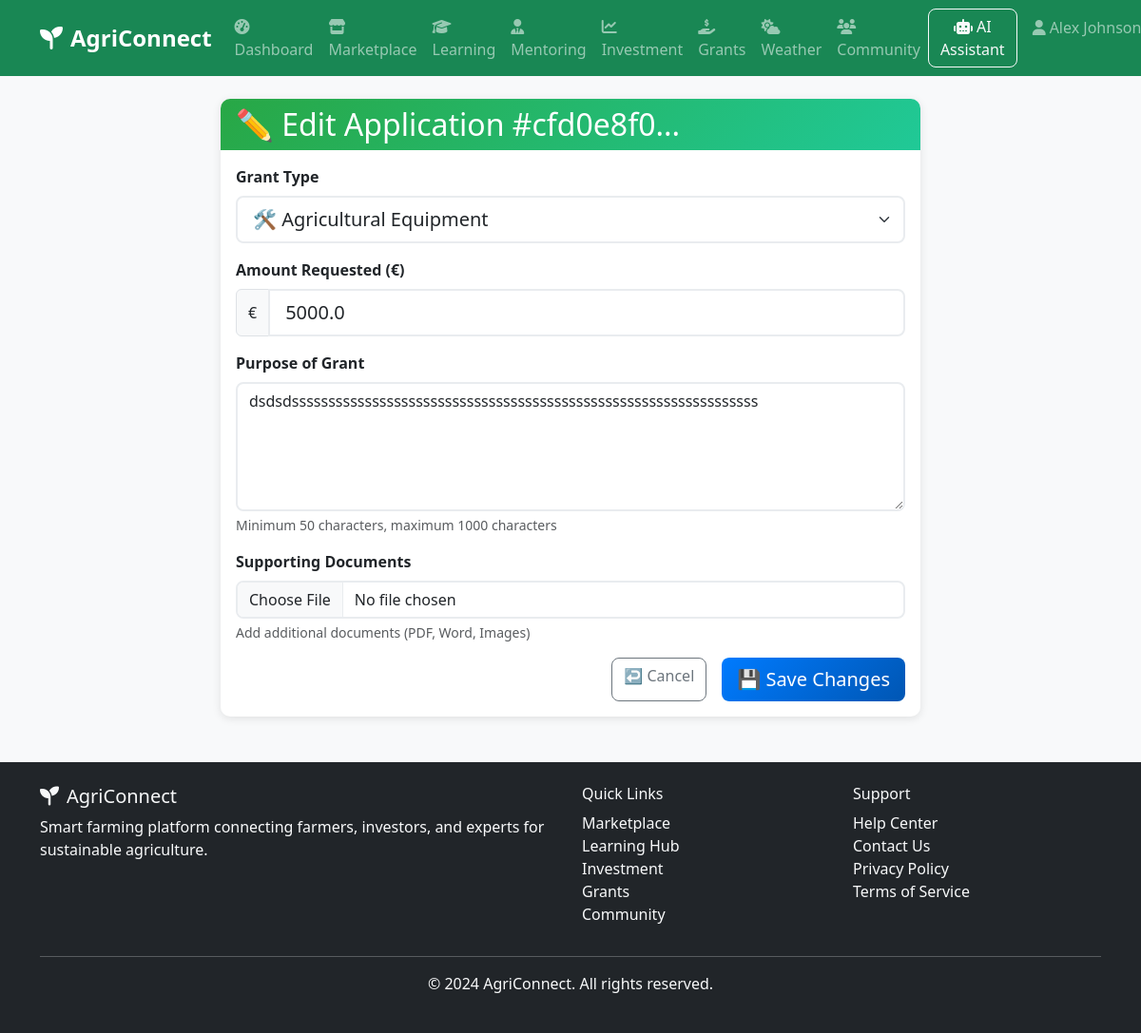
The page /grants/cfd0e8f0-8fd8-45e8-acb7-3730a7848232/edit (signed in) on the database its author committed.
### app/models/user.py (models this page shows, shortened)
class User(UserMixin, db.Model):
    __tablename__ = 'users'
    id = db.Column(db.Integer, primary_key=True)
    username = db.Column(db.String(80), unique=True, nullable=False)
    email = db.Column(db.String(120), unique=True, nullable=False)
    password_hash = db.Column(db.String(255), nullable=False)
    first_name = db.Column(db.String(50), nullable=False)
    last_name = db.Column(db.String(50), nullable=False)
    phone = db.Column(db.String(20))
    location = db.Column(db.String(100))
    user_type = db.Column(db.Enum('farmer', 'investor', 'expert', 'admin'), nullable=False, default='farmer')
    profile_image = db.Column(db.String(255))
    bio = db.Column(db.Text)
    farm_name = db.Column(db.String(100))
    farm_location = db.Column(db.String(200))
    farm_size = db.Column(db.Float)  # in acres
    farm_type = db.Column(db.String(50))  # organic, conventional, etc.
    years_experience = db.Column(db.Integer)
    farm_description = db.Column(db.Text)
    certifications = db.Column(db.Text)  # JSON string of certifications
    is_active = db.Column(db.Boolean, default=True)
    is_verified = db.Column(db.Boolean, default=False)
    created_at = db.Column(db.DateTime, default=datetime.utcnow)
    updated_at = db.Column(db.DateTime, default=datetime.utcnow, onupdate=datetime.utcnow)
    products = db.relationship('Product', backref='seller', lazy='dynamic')
    courses_enrolled = db.relationship('CourseEnrollment', backref='user', lazy='dynamic')
    courses_created = db.relationship('Course', backref='instructor', lazy='dynamic')
    land_listings = db.relationship('Land', backref='owner', lazy='dynamic')
    investments = db.relationship('Investment', backref='investor', lazy='dynamic')
    forum_posts = db.relationship('ForumPost', backref='author', lazy='dynamic')
    forum_comments = db.relationship('ForumComment', backref='author', lazy='dynamic')
    mentoring_sessions_as_mentor = db.relationship('MentoringSession', foreign_keys='MentoringSession.mentor_id', backref='mentor', lazy='dynamic')
    mentoring_sessions_as_mentee = db.relationship('MentoringSession', foreign_keys='MentoringSession.mentee_id', backref='mentee', lazy='dynamic')
    mentoring_requests = db.relationship('MentoringRequest', backref='mentee', lazy='dynamic')
    chat_sessions = db.relationship('ChatSession', backref='user', lazy='dynamic')
    def get_full_name(self):
        return f"{self.first_name} {self.last_name}"

### app/models/grant.py (models this page shows, shortened)
class GrantApplication(db.Model):
    __tablename__ = 'grant_applications'
    id = db.Column(db.Integer, primary_key=True)
    application_id = db.Column(db.String(36), unique=True, default=lambda: str(uuid.uuid4()))
    user_id = db.Column(db.Integer, db.ForeignKey('users.id'), nullable=False)
    grant_type = db.Column(db.String(50), nullable=False)  # equipment, seeds, infrastructure
    amount_requested = db.Column(db.Float, nullable=False)
    purpose = db.Column(db.Text, nullable=False)
    status = db.Column(db.String(20), default='Submitted')  # Submitted, Under Review, Approved, Rejected
    submission_date = db.Column(db.DateTime, default=datetime.utcnow)
    last_updated = db.Column(db.DateTime, default=datetime.utcnow, onupdate=datetime.utcnow)
    applicant = db.relationship('User', backref='grant_applications')

### app/routes/grant_routes.py (the view, shortened to what this page needs)
@grant_bp.route('/grants/<application_id>/edit', methods=['GET', 'POST'])
@login_required
def edit_application(application_id):
    application = GrantApplication.query.filter_by(
        application_id=application_id,
        user_id=current_user.id
    ).first_or_404()
    if application.status != 'Submitted':
        flash('❌ This application can no longer be modified', 'error')
        return redirect(url_for('grant.grants_dashboard'))
    from app.forms.grant_forms import GrantApplicationForm
    form = GrantApplicationForm(obj=application)
    return render_template('grants/edit_application.html', form=form, application=application)

### app/templates/grants/edit_application.html (shortened to what this page needs)
{% extends "base.html" %}
{% block content %}
<div class="container mt-4">
    <div class="row justify-content-center">
        <div class="col-md-8">
            <div class="card">
                <div class="card-header bg-primary text-white">
                    <h2 class="mb-0">✏️ Edit Application #{{ application.application_id[:8] }}...</h2>
                </div>
                <div class="card-body">
                    <form method="POST">
                        <div class="mb-3">
                            {{ form.grant_type.label(class="form-label fw-bold") }}
                            {{ form.grant_type(class="form-select form-select-lg") }}
                        </div>
                        <div class="mb-3">
                            {{ form.amount_requested.label(class="form-label fw-bold") }}
                            <div class="input-group">
                                <span class="input-group-text">€</span>
                                {{ form.amount_requested(class="form-control form-control-lg") }}
                            </div>
                        </div>
                        <div class="mb-3">
                            {{ form.purpose.label(class="form-label fw-bold") }}
                            {{ form.purpose(class="form-control", rows="5") }}
                            <div class="form-text">Minimum 50 characters, maximum 1000 characters</div>
                        </div>
                        <div class="mb-3">
                            {{ form.documents.label(class="form-label fw-bold") }}
                            {{ form.documents(class="form-control") }}
                            <div class="form-text">Add additional documents (PDF, Word, Images)</div>
                        </div>
                        <div class="d-grid gap-2 d-md-flex justify-content-md-end">
                            <a href="{{ url_for('grant.grants_dashboard') }}" class="btn btn-outline-secondary me-md-2">
                                ↩️ Cancel
                            </a>
                            <button type="submit" class="btn btn-primary btn-lg">
                                💾 Save Changes
                            </button>
                        </div>
                    </form>
                </div>
            </div>
        </div>
    </div>
</div>
{% endblock %}

### app/templates/base.html (shortened to what this page needs)
<!DOCTYPE html>
<html lang="en">
<head>
    <link href="https://cdn.jsdelivr.net/npm/bootstrap@5.3.0/dist/css/bootstrap.min.css" rel="stylesheet">
    <link href="https://cdnjs.cloudflare.com/ajax/libs/font-awesome/6.4.0/css/all.min.css" rel="stylesheet">
    <link href="{{ url_for('static', filename='css/style.css') }}" rel="stylesheet">
</head>
<body>
    <nav class="navbar navbar-expand-lg navbar-dark bg-success">
        <div class="container">
            <a class="navbar-brand" href="{{ url_for('dashboard.index') }}">
                <i class="fas fa-seedling me-2"></i>AgriConnect
            </a>
            <div class="collapse navbar-collapse" id="navbarNav">
                <ul class="navbar-nav me-auto">
                    <li class="nav-item">
                        <a class="nav-link" href="{{ url_for('dashboard.index') }}">
                            <i class="fas fa-tachometer-alt me-1"></i>Dashboard
                        </a>
                    </li>
                    <li class="nav-item">
                        <a class="nav-link" href="{{ url_for('marketplace.index') }}">
                            <i class="fas fa-store me-1"></i>Marketplace
                        </a>
                    </li>
                    <li class="nav-item">
                        <a class="nav-link" href="{{ url_for('learning.index') }}">
                            <i class="fas fa-graduation-cap me-1"></i>Learning
                        </a>
                    </li>
                    <li class="nav-item">
                        <a class="nav-link" href="{{ url_for('mentoring.index') }}">
                            <i class="fas fa-user-tie me-1"></i>Mentoring
                        </a>
                    </li>
                    <li class="nav-item">
                        <a class="nav-link" href="{{ url_for('investment.index') }}">
                            <i class="fas fa-chart-line me-1"></i>Investment
                        </a>
                    </li>
                    <li class="nav-item">
                        <a class="nav-link" href="{{ url_for('grant.grants_dashboard') }}">
                            <i class="fas fa-hand-holding-usd me-1"></i>Grants
                        </a>
                    </li>
                    <li class="nav-item">
                        <a class="nav-link" href="{{ url_for('weather.index') }}">
                            <i class="fas fa-cloud-sun me-1"></i>Weather
                        </a>
                    </li>
                    <li class="nav-item">
                        <a class="nav-link" href="{{ url_for('community.index') }}">
                            <i class="fas fa-users me-1"></i>Community
                        </a>
                    </li>
                </ul>
                <ul class="navbar-nav">
                    {% if current_user.is_authenticated %}
                    <li class="nav-item">
                        <button class="btn btn-outline-light me-2" data-bs-toggle="modal"
                            data-bs-target="#chatbotModal">
                            <i class="fas fa-robot me-1"></i>AI Assistant
                        </button>
                    </li>
                    <li class="nav-item dropdown">
                        <a class="nav-link dropdown-toggle" href="#" id="navbarDropdown" role="button"
                            data-bs-toggle="dropdown">
                            <i class="fas fa-user me-1"></i>{{ current_user.get_full_name() }}
                        </a>
                    </li>
                    {% endif %}
                </ul>
            </div>
        </div>
    </nav>
    <main class="container-fluid">
        {% block content %}{% endblock %}
    </main>
    <footer class="bg-dark text-light py-4 mt-5">
        <div class="container">
            <div class="row">
                <div class="col-md-6">
                    <h5><i class="fas fa-seedling me-2"></i>AgriConnect</h5>
                    <p>Smart farming platform connecting farmers, investors, and experts for sustainable agriculture.
                    </p>
                </div>
                <div class="col-md-3">
                    <h6>Quick Links</h6>
                    <ul class="list-unstyled">
                        <li><a href="{{ url_for('marketplace.index') }}" class="text-light">Marketplace</a></li>
                        <li><a href="{{ url_for('learning.index') }}" class="text-light">Learning Hub</a></li>
                        <li><a href="{{ url_for('investment.index') }}" class="text-light">Investment</a></li>
                        <li><a href="{{ url_for('grant.grants_dashboard') }}" class="text-light">Grants</a></li>
                        <li><a href="{{ url_for('community.index') }}" class="text-light">Community</a></li>
                    </ul>
                </div>
                <div class="col-md-3">
                    <h6>Support</h6>
                    <ul class="list-unstyled">
                        <li><a href="#" class="text-light">Help Center</a></li>
                        <li><a href="#" class="text-light">Contact Us</a></li>
                        <li><a href="#" class="text-light">Privacy Policy</a></li>
                        <li><a href="#" class="text-light">Terms of Service</a></li>
                    </ul>
                </div>
            </div>
            <hr>
            <div class="text-center">
                <p>&copy; 2024 AgriConnect. All rights reserved.</p>
            </div>
        </div>
    </footer>
</body>
</html>

### app/static/css/style.css (style rules this page uses)
:root { --primary-color: #28a745; --secondary-color: #6c757d; --success-color: #28a745; --info-color: #17a2b8; --warning-color: #ffc107; --danger-color: #dc3545; --light-color: #f8f9fa; --dark-color: #343a40; }
body { font-family: 'Segoe UI', Tahoma, Geneva, Verdana, sans-serif; background-color: #f8f9fa; }
.navbar-brand { font-weight: bold; font-size: 1.5rem; }
.navbar-nav .nav-link { font-weight: 500; transition: color 0.3s ease; }
.card { border: none; border-radius: 10px; box-shadow: 0 2px 10px rgba(0, 0, 0, 0.1); transition: transform 0.3s ease, box-shadow 0.3s ease; }
.card-header { background: linear-gradient(135deg, var(--primary-color), #20c997); color: white; border-radius: 10px 10px 0 0 !important; border: none; }
.btn { border-radius: 8px; font-weight: 500; transition: all 0.3s ease; }
.btn-primary { background: linear-gradient(135deg, #007bff, #0056b3); border: none; }
.form-control { border-radius: 8px; border: 2px solid #e9ecef; transition: border-color 0.3s ease, box-shadow 0.3s ease; }
.form-select { border-radius: 8px; border: 2px solid #e9ecef; }
footer { margin-top: auto; }
footer a { color: #adb5bd; text-decoration: none; transition: color 0.3s ease; }

### rows shown on the page
User: get_full_name "Alex Johnson…"
GrantApplication: grant_type "🛠️ Agricultural Equipment", amount_requested "5000.0", purpose "dsdsdssssssssssssssssssssssssssssssssssssssssssssssssssssssssssssssss"

### other values the page prints
{{ application.application_id[:8] }} "cfd0e8f0"
